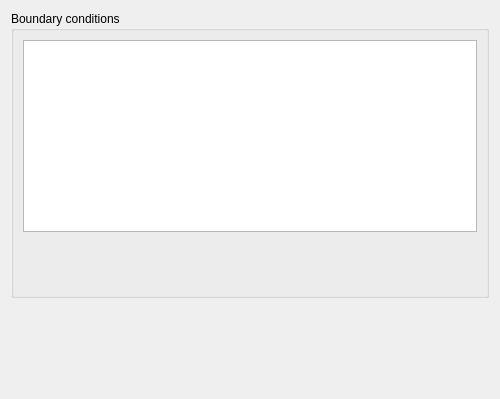
<ui version="4.0" >
 <class>BoundaryConditionsForm</class>
 <widget class="QWidget" name="BoundaryConditionsForm" >
  <property name="geometry" >
   <rect>
    <x>0</x>
    <y>0</y>
    <width>500</width>
    <height>399</height>
   </rect>
  </property>
  <property name="windowTitle" >
   <string>Form</string>
  </property>
  <layout class="QVBoxLayout" name="verticalLayout_2" >
   <item>
    <widget class="QGroupBox" name="groupBoxMain" >
     <property name="sizePolicy" >
      <sizepolicy vsizetype="MinimumExpanding" hsizetype="Preferred" >
       <horstretch>0</horstretch>
       <verstretch>0</verstretch>
      </sizepolicy>
     </property>
     <property name="title" >
      <string>Boundary conditions</string>
     </property>
     <layout class="QVBoxLayout" name="verticalLayout" >
      <item>
       <widget class="QTreeView" name="treeViewBoundaries" >
        <property name="alternatingRowColors" >
         <bool>true</bool>
        </property>
        <property name="rootIsDecorated" >
         <bool>false</bool>
        </property>
       </widget>
      </item>
      <item>
       <widget class="BoundaryConditionsRoughWallView" native="1" name="roughWidget" >
        <property name="sizePolicy" >
         <sizepolicy vsizetype="Preferred" hsizetype="Preferred" >
          <horstretch>0</horstretch>
          <verstretch>0</verstretch>
         </sizepolicy>
        </property>
       </widget>
      </item>
      <item>
       <widget class="BoundaryConditionsSlidingWallView" native="1" name="slidingWidget" >
        <property name="sizePolicy" >
         <sizepolicy vsizetype="Preferred" hsizetype="Preferred" >
          <horstretch>0</horstretch>
          <verstretch>0</verstretch>
         </sizepolicy>
        </property>
       </widget>
      </item>
      <item>
       <widget class="BoundaryConditionsMeteoView" native="1" name="meteoWidget" >
        <property name="sizePolicy" >
         <sizepolicy vsizetype="Preferred" hsizetype="Preferred" >
          <horstretch>0</horstretch>
          <verstretch>0</verstretch>
         </sizepolicy>
        </property>
       </widget>
      </item>
      <item>
       <widget class="BoundaryConditionsVelocityInletView" native="1" name="velocityWidget" >
        <property name="sizePolicy" >
         <sizepolicy vsizetype="Preferred" hsizetype="Preferred" >
          <horstretch>0</horstretch>
          <verstretch>0</verstretch>
         </sizepolicy>
        </property>
       </widget>
      </item>
      <item>
       <widget class="BoundaryConditionsCoalInletView" native="1" name="coalWidget" >
        <property name="sizePolicy" >
         <sizepolicy vsizetype="Preferred" hsizetype="Preferred" >
          <horstretch>0</horstretch>
          <verstretch>0</verstretch>
         </sizepolicy>
        </property>
       </widget>
      </item>
      <item>
       <widget class="BoundaryConditionsTurbulenceInletView" native="1" name="turbulenceWidget" >
        <property name="sizePolicy" >
         <sizepolicy vsizetype="Preferred" hsizetype="Preferred" >
          <horstretch>0</horstretch>
          <verstretch>0</verstretch>
         </sizepolicy>
        </property>
       </widget>
      </item>
      <item>
       <widget class="BoundaryConditionsScalarsView" native="1" name="scalarsWidget" />
      </item>
      <item>
       <widget class="BoundaryConditionsMobileMeshView" native="1" name="mobileMeshWidget" />
      </item>
      <item>
       <widget class="BoundaryConditionsWallRadiativeTransferView" native="1" name="radiativeWidget" />
      </item>
     </layout>
    </widget>
   </item>
   <item>
    <spacer name="verticalSpacer" >
     <property name="orientation" >
      <enum>Qt::Vertical</enum>
     </property>
     <property name="sizeHint" stdset="0" >
      <size>
       <width>16</width>
       <height>0</height>
      </size>
     </property>
    </spacer>
   </item>
  </layout>
 </widget>
 <customwidgets>
  <customwidget>
   <class>BoundaryConditionsRoughWallView</class>
   <extends>QWidget</extends>
   <header location="global" >BoundaryConditionsRoughWallView.h</header>
   <container>1</container>
  </customwidget>
  <customwidget>
   <class>BoundaryConditionsSlidingWallView</class>
   <extends>QWidget</extends>
   <header location="global" >BoundaryConditionsSlidingWallView.h</header>
   <container>1</container>
  </customwidget>
  <customwidget>
   <class>BoundaryConditionsVelocityInletView</class>
   <extends>QWidget</extends>
   <header location="global" >BoundaryConditionsVelocityInletView.h</header>
   <container>1</container>
  </customwidget>
  <customwidget>
   <class>BoundaryConditionsCoalInletView</class>
   <extends>QWidget</extends>
   <header location="global" >BoundaryConditionsCoalInletView.h</header>
   <container>1</container>
  </customwidget>
  <customwidget>
   <class>BoundaryConditionsTurbulenceInletView</class>
   <extends>QWidget</extends>
   <header location="global" >BoundaryConditionsTurbulenceInletView.h</header>
   <container>1</container>
  </customwidget>
  <customwidget>
   <class>BoundaryConditionsMeteoView</class>
   <extends>QWidget</extends>
   <header location="global" >BoundaryConditionsMeteoView.h</header>
   <container>1</container>
  </customwidget>
  <customwidget>
   <class>BoundaryConditionsScalarsView</class>
   <extends>QWidget</extends>
   <header location="global" >BoundaryConditionsScalarsView.h</header>
   <container>1</container>
  </customwidget>
  <customwidget>
   <class>BoundaryConditionsMobileMeshView</class>
   <extends>QWidget</extends>
   <header location="global" >BoundaryConditionsMobileMeshView.h</header>
   <container>1</container>
  </customwidget>
  <customwidget>
   <class>BoundaryConditionsWallRadiativeTransferView</class>
   <extends>QWidget</extends>
   <header location="global" >BoundaryConditionsWallRadiativeTransferView.h</header>
   <container>1</container>
  </customwidget>
 </customwidgets>
 <resources/>
 <connections/>
</ui>
